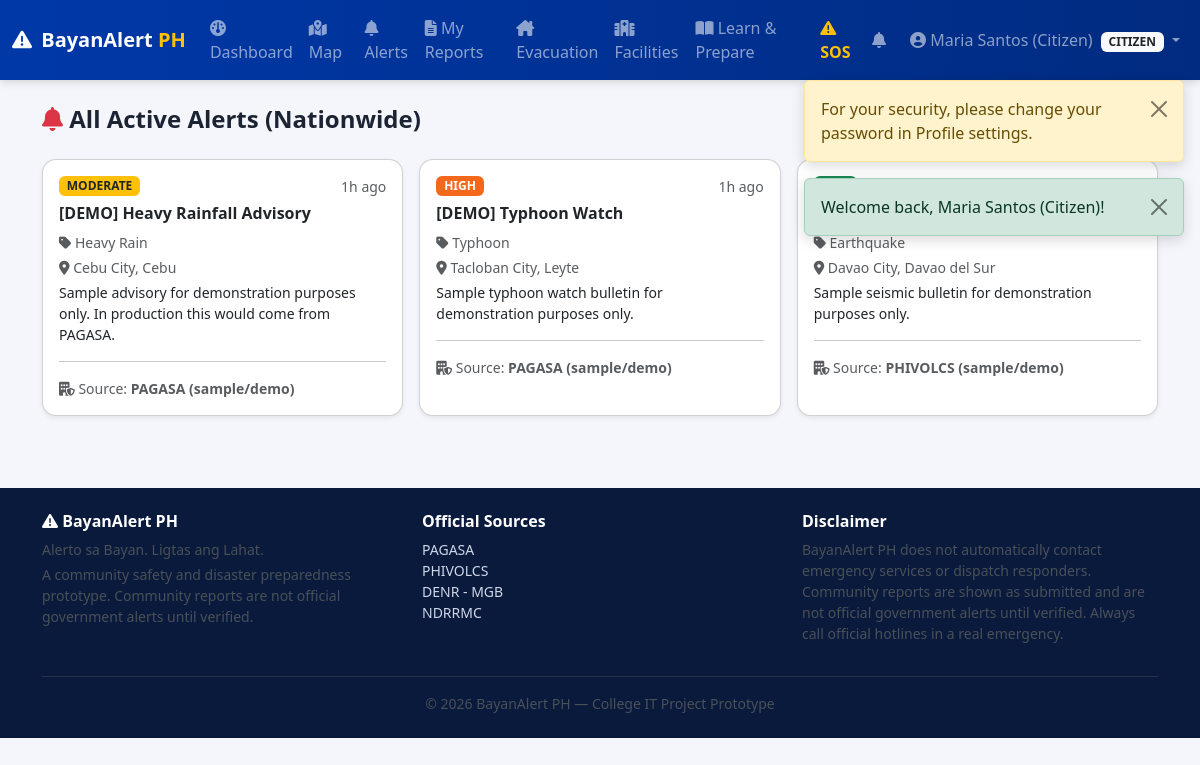
The app's page /citizen/alerts.php?all=1 (signed in) with its own data.
### tables this page shows
CREATE TABLE alerts (
    id INT UNSIGNED AUTO_INCREMENT PRIMARY KEY,
    title VARCHAR(200) NOT NULL,
    description TEXT NOT NULL,
    category ENUM('Typhoon','Flood','Heavy Rain','Earthquake','Tsunami','Volcanic Activity','Landslide','Extreme Heat','Fire','Other Emergency') NOT NULL,
    alert_level ENUM('LOW','MODERATE','HIGH','CRITICAL') NOT NULL DEFAULT 'LOW',
    province VARCHAR(100) DEFAULT NULL,
    city VARCHAR(100) DEFAULT NULL,
    source VARCHAR(150) NOT NULL DEFAULT 'BayanAlert PH Admin',
    start_date DATETIME NOT NULL,
    end_date DATETIME DEFAULT NULL,
    status ENUM('Active','Inactive','Expired') NOT NULL DEFAULT 'Active',
    created_by INT UNSIGNED DEFAULT NULL,
    created_at DATETIME NOT NULL DEFAULT CURRENT_TIMESTAMP,
    updated_at DATETIME NOT NULL DEFAULT CURRENT_TIMESTAMP ON UPDATE CURRENT_TIMESTAMP,
    FOREIGN KEY (created_by) REFERENCES users(id) ON DELETE SET NULL,
    INDEX idx_alerts_status (status),
    INDEX idx_alerts_location (province, city)
);

### includes/functions.php (called while the page is built, shortened)
<?php
function e(?string $value): string
{
    return htmlspecialchars($value ?? '', ENT_QUOTES, 'UTF-8');
}
function alert_level_class(string $level): string
{
    return match ($level) {
        'LOW'      => 'bg-success',
        'MODERATE' => 'bg-warning text-dark',
        'HIGH'     => 'bg-orange text-white',
        'CRITICAL' => 'bg-danger',
        default    => 'bg-secondary',
    };
}
function time_ago(string $datetime): string
{
    $diff = time() - strtotime($datetime);
    if ($diff < 86400) return floor($diff / 3600) . 'h ago';
    return date('M j, Y', strtotime($datetime));
}

### citizen/alerts.php (the view, shortened to what this page needs)
<?php
$user = current_user();
$db = getDB();
$showAll = isset($_GET['all']);
if ($showAll) {
    $alerts = $db->query("SELECT * FROM alerts WHERE status='Active' ORDER BY start_date DESC")->fetchAll();
} else {
    $stmt = $db->prepare("SELECT * FROM alerts WHERE status='Active' AND ((province = ? OR province IS NULL) AND (city = ? OR city IS NULL)) ORDER BY start_date DESC");
    $stmt->execute([$user['province'], $user['city']]);
    $alerts = $stmt->fetchAll();
}
require_once __DIR__ . '/../includes/header.php';
require_once __DIR__ . '/../includes/navbar.php';
?>
<div class="container py-4">
  <div class="d-flex justify-content-between align-items-center flex-wrap mb-4">
    <h4 class="fw-bold mb-0"><i class="fa-solid fa-bell text-danger"></i>
      <?= $showAll ? 'All Active Alerts (Nationwide)' : 'Active alerts affecting ' . e($user['city']) ?>
    </h4>
    <a href="alerts.php<?= $showAll ? '' : '?all=1' ?>" class="btn btn-outline-primary btn-sm">
    </a>
  </div>
  <?php if (empty($alerts)): ?>
    <div class="card"><div class="card-body text-center py-5 text-muted">
      <i class="fa-solid fa-shield-halved fa-2x mb-2"></i>
      <p class="mb-0">No active alerts <?= $showAll ? '' : 'affecting your area' ?> right now.</p>
    </div></div>
  <?php else: ?>
  <div class="row g-3">
    <?php foreach ($alerts as $a): ?>
    <div class="col-md-6 col-lg-4">
      <div class="card h-100 shadow-sm">
        <div class="card-body">
          <div class="d-flex justify-content-between align-items-start">
            <span class="badge <?= alert_level_class($a['alert_level']) ?> mb-2"><?= e($a['alert_level']) ?></span>
            <span class="small text-muted"><?= time_ago($a['created_at']) ?></span>
          </div>
          <h6 class="fw-bold"><?= e($a['title']) ?></h6>
          <p class="small text-muted mb-1"><i class="fa-solid fa-tag"></i> <?= e($a['category']) ?></p>
          <p class="small text-muted mb-1"><i class="fa-solid fa-location-dot"></i> <?= e($a['city'] ?: 'Nationwide') ?>, <?= e($a['province'] ?: '') ?></p>
          <p class="small"><?= nl2br(e($a['description'])) ?></p>
          <hr>
          <p class="small text-muted mb-0"><i class="fa-solid fa-building-shield"></i> Source: <strong><?= e($a['source']) ?></strong></p>
        </div>
      </div>
    </div>
    <?php endforeach; ?>
  </div>
  <?php endif; ?>
</div>
<?php require_once __DIR__ . '/../includes/footer.php'; ?>

### assets/css/style.css (style rules this page uses)
:root { --bayan-blue: #0038a8; --bayan-red: #ce1126; --bayan-yellow: #fcd116; --bayan-dark: #0a1a3c; }
body { font-family: 'Segoe UI', Roboto, -apple-system, sans-serif; background-color: #f4f6fb; color: #1c2333; }
.card { border-radius: 14px; }
.bg-orange { background-color: #f4681c !important; }

### records on screen
alerts: alert_level "MODERATE", created_at "1h ago", title "[DEMO] Heavy Rainfall Advisory", category "Heavy Rain", city "Cebu City", province "Cebu", description "Sample advisory for demonstration purposes only. In production this would come from PAGASA.", source "PAGASA (sample/demo)"
alerts: alert_level "HIGH", created_at "1h ago", title "[DEMO] Typhoon Watch", category "Typhoon", city "Tacloban City", province "Leyte", description "Sample typhoon watch bulletin for demonstration purposes only.", source "PAGASA (sample/demo)"
alerts: category "Earthquake", city "Davao City", province "Davao del Sur", description "Sample seismic bulletin for demonstration purposes only.", source "PHIVOLCS (sample/demo)"

### other values on screen
$f['message'] "For your security, please change your password in Profile settings."
$f['message'] "Welcome back, Maria Santos (Citizen)!"
$user['name'] "Maria Santos (Citizen)"
$role "CITIZEN"
